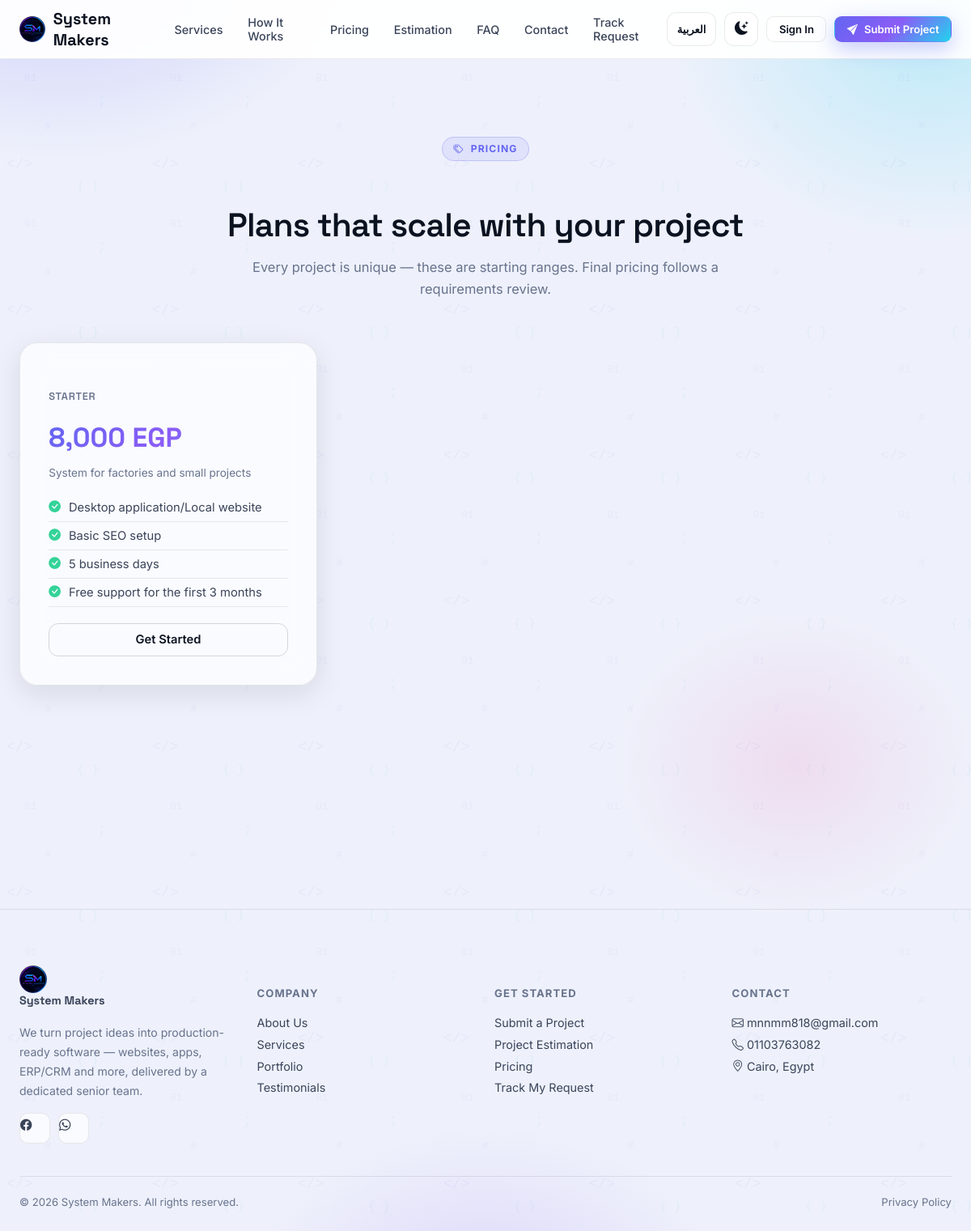
/pricing, run on the app's committed database.
### app/models/content.py (models this page shows, shortened)
class PricingPlan(db.Model):
    __tablename__ = "pricing_plans"
    id = db.Column(db.Integer, primary_key=True)
    name_en = db.Column(db.String(100), nullable=False)
    name_ar = db.Column(db.String(100), nullable=False)
    price_en = db.Column(db.String(50), nullable=False)  # e.g. "8,000 EGP+"
    price_ar = db.Column(db.String(50), nullable=False)  # e.g. "8,000 جنيه+"
    description_en = db.Column(db.String(255))
    description_ar = db.Column(db.String(255))
    features_en = db.Column(db.Text)  # newline separated
    features_ar = db.Column(db.Text)  # newline separated
    is_featured = db.Column(db.Boolean, default=False)
    order = db.Column(db.Integer, default=0)
    is_active = db.Column(db.Boolean, default=True)
    def name(self, lang):
        return self.name_ar if lang == "ar" else self.name_en
    def price(self, lang):
        return self.price_ar if lang == "ar" else self.price_en
    def description(self, lang):
        return self.description_ar if lang == "ar" else self.description_en
    def feature_list(self, lang):
        raw = self.features_ar if lang == "ar" else self.features_en
        return [f.strip() for f in (raw or "").split("\n") if f.strip()]

class SiteSetting(db.Model):
    __tablename__ = "site_settings"
    id = db.Column(db.Integer, primary_key=True)
    key = db.Column(db.String(100), unique=True, nullable=False)
    value = db.Column(db.Text)
    updated_at = db.Column(db.DateTime, default=lambda: datetime.now(timezone.utc),
                            onupdate=lambda: datetime.now(timezone.utc))
    @staticmethod
    def get(key, default=""):
        row = SiteSetting.query.filter_by(key=key).first()
        return row.value if row else default

### app/routes/main.py (the view)
@main_bp.route("/pricing")
def pricing():
    plans = PricingPlan.query.filter_by(is_active=True).order_by(PricingPlan.order).all()
    return render_template("public/pricing.html", plans=plans)

### app/routes/main.py (called while the page is built)
@main_bp.context_processor
def inject_globals():
    return {
        "site_settings": {
            "contact_email": SiteSetting.get("contact_email", current_app.config["PROJECT_MANAGER_EMAIL"]),
            "contact_phone": SiteSetting.get("contact_phone", current_app.config["PROJECT_MANAGER_PHONE"]),
            "contact_address": SiteSetting.get("contact_address", "Cairo, Egypt"),
            "company_name": current_app.config["COMPANY_NAME"],
            "facebook_url": SiteSetting.get("facebook_url", ""),
            "whatsapp_number": SiteSetting.get("whatsapp_number", ""),
        }
    }

### app/translations.py (called while the page is built)
def get_translator(lang: str):
    table = TRANSLATIONS.get(lang, TRANSLATIONS["en"])
    fallback = TRANSLATIONS["en"]
    def t(key: str) -> str:
        return table.get(key) or fallback.get(key) or key
    return t

### app/templates/public/pricing.html (shortened to what this page needs)
{% extends "layout_public.html" %}
{% block content %}
<section class="section">
  <div class="container-xl">
    <div style="text-align:center; margin-bottom:52px;" class="reveal">
      <div class="eyebrow" style="margin-left:auto;margin-right:auto;"><i class="bi bi-tags"></i> {{ t('pricing_eyebrow') }}</div>
      <h1 class="section-title">{{ t('pricing_page_title') }}</h1>
      <p class="section-sub" style="margin:0 auto;">{{ t('pricing_sub') }}</p>
    </div>
    <div class="grid-3 reveal">
      {% for p in plans %}
      <div class="glass price-card card-hover {{ 'featured' if p.is_featured else '' }}">
        <h5 class="text-muted-2" style="text-transform:uppercase; font-size:.8rem; letter-spacing:.06em;">{{ p.name(lang) }}</h5>
        <div class="price-value text-grad">{{ p.price(lang) }}</div>
        <p class="text-muted-2" style="font-size:.85rem; margin-bottom:18px;">{{ p.description(lang) }}</p>
        {% for f in p.feature_list(lang) %}
        <div class="price-feature"><i class="bi bi-check-circle-fill"></i> {{ f }}</div>
        {% endfor %}
        <a href="{{ url_for('main.project_request') }}" class="btn {{ 'btn-grad' if p.is_featured else 'btn-outline' }} btn-block" style="margin-top:20px;">{{ t('get_started') }}</a>
      </div>
      {% endfor %}
    </div>
  </div>
</section>
{% endblock %}

### app/templates/partials/footer.html
<footer class="footer">
  <div class="container-xl">
    <div class="grid-4" style="margin-bottom:40px;">
      <div>
        <a href="{{ url_for('main.home') }}" class="brand" style="margin-bottom:14px;">
          <span class="brand-mark" style="background:transparent; box-shadow:none;"><img src="{{ url_for('static', filename='images/brand/logo_256.png') }}" alt="System Makers" style="width:100%;height:100%;object-fit:contain;"></span>
          {{ site_settings.company_name if site_settings else 'System Makers' }}
        </a>
        <p class="text-muted-2" style="font-size:.88rem; line-height:1.7; max-width:280px;">
          {{ t('footer_tagline') }}
        </p>
        <div style="display:flex; gap:10px; margin-top:16px;">
          {% if site_settings.facebook_url %}
          <a href="{{ site_settings.facebook_url }}" target="_blank" rel="noopener" class="social-icon" title="Facebook"><i class="bi bi-facebook"></i></a>
          {% endif %}
          {% if site_settings.whatsapp_number %}
          <a href="https://wa.me/{{ site_settings.whatsapp_number | replace(' ', '') | replace('+', '') | replace('-', '') }}" target="_blank" rel="noopener" class="social-icon" title="WhatsApp"><i class="bi bi-whatsapp"></i></a>
          {% endif %}
        </div>
      </div>
      <div>
        <h6>{{ t('footer_company') }}</h6>
        <a href="{{ url_for('main.home') }}#about">{{ t('footer_about') }}</a>
        <a href="{{ url_for('main.services') }}">{{ t('nav_services') }}</a>
        <a href="{{ url_for('main.home') }}#portfolio">{{ t('footer_portfolio') }}</a>
        <a href="{{ url_for('main.home') }}#testimonials">{{ t('footer_testimonials') }}</a>
      </div>
      <div>
        <h6>{{ t('footer_get_started') }}</h6>
        <a href="{{ url_for('main.project_request') }}">{{ t('footer_submit_project') }}</a>
        <a href="{{ url_for('main.estimation') }}">{{ t('footer_estimation') }}</a>
        <a href="{{ url_for('main.pricing') }}">{{ t('nav_pricing') }}</a>
        <a href="{{ url_for('main.track_request') }}">{{ t('footer_track') }}</a>
      </div>
      <div>
        <h6>{{ t('footer_contact') }}</h6>
        <a href="mailto:{{ site_settings.contact_email if site_settings else '' }}">
          <i class="bi bi-envelope"></i> {{ site_settings.contact_email if site_settings else 'contact@clientflow.local' }}
        </a>
        <a href="tel:{{ site_settings.contact_phone if site_settings else '' }}">
          <i class="bi bi-telephone"></i> {{ site_settings.contact_phone if site_settings else '' }}
        </a>
        <a href="#"><i class="bi bi-geo-alt"></i> {{ site_settings.contact_address if site_settings else 'Cairo, Egypt' }}</a>
      </div>
    </div>
    <div class="divider"></div>
    <div style="display:flex; justify-content:space-between; flex-wrap:wrap; gap:10px;">
      <span class="text-muted-2" style="font-size:.82rem;">© {{ current_year }} {{ site_settings.company_name if site_settings else 'System Makers' }}. {{ t('footer_rights') }}</span>
      <div style="display:flex; gap:18px; align-items:center;">
        <a href="{{ url_for('main.privacy_policy') }}" class="text-muted-2" style="font-size:.82rem; padding:0;">{{ t('footer_privacy') }}</a>
      </div>
    </div>
  </div>
</footer>

### data on the page
PricingPlan: name "STARTER", description "System for factories and small projects", f "Desktop application/Local website" "Basic SEO setup" "5 business days" "Free support for the first 3 months", t "Get Started"
SiteSetting: value "mnnmm818@gmail.com"
SiteSetting: value "01103763082"
SiteSetting: value "Cairo, Egypt"

### other printed values
{{ site_settings.company_name if site_settings else 'System Makers' }} "System Makers"
{{ t('nav_services') }} "Services"
{{ t('nav_how_it_works') }} "How It Works"
{{ t('nav_pricing') }} "Pricing"
{{ t('nav_estimation') }} "Estimation"
{{ t('nav_faq') }} "FAQ"
{{ t('nav_contact') }} "Contact"
{{ t('nav_track') }} "Track Request"
{{ t('lang_switch') }} "العربية"
{{ t('nav_sign_in') }} "Sign In"
{{ t('nav_submit_project') }} "Submit Project"
{{ t('pricing_eyebrow') }} "PRICING"
{{ t('pricing_page_title') }} "Plans that scale with your project"
{{ t('pricing_sub') }} "Every project is unique — these are starting ranges. Final pricing follows a requirements review."
{{ t('footer_tagline') }} "We turn project ideas into production-ready software — websites, apps, ERP/CRM and more, delivered by a dedicated senior team."
